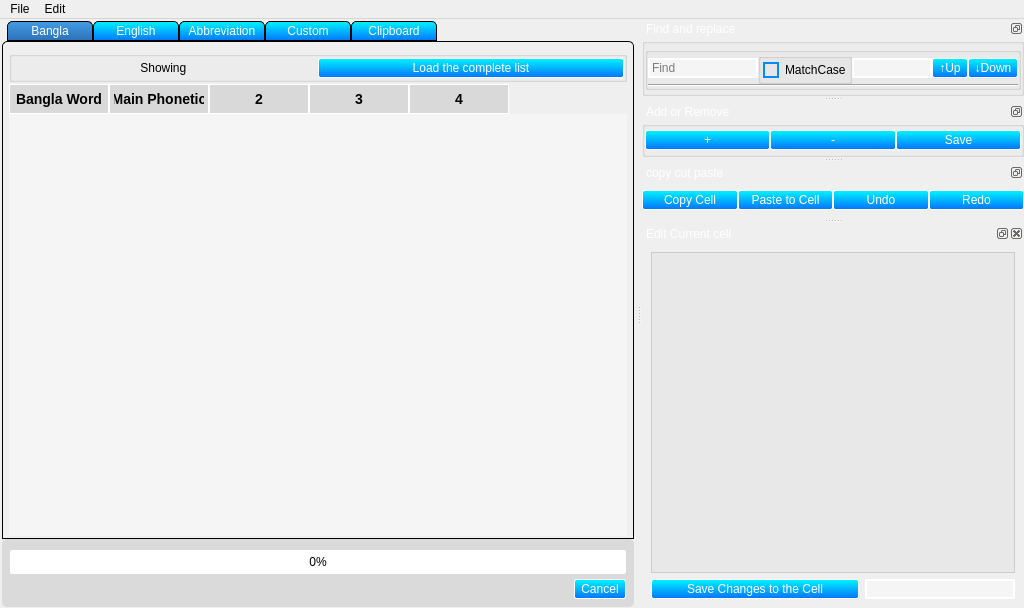
<?xml version="1.0" encoding="UTF-8"?>
<ui version="4.0">
 <class>MainWindow</class>
 <widget class="QMainWindow" name="MainWindow">
  <property name="geometry">
   <rect>
    <x>0</x>
    <y>0</y>
    <width>1024</width>
    <height>608</height>
   </rect>
  </property>
  <property name="windowTitle">
   <string>Word manager</string>
  </property>
  <property name="styleSheet">
   <string notr="true">QTableWidget {
    background-color: rgb(1, 22, 39);
    selection-background-color: rgb(188, 243, 255);
	color:rgb(255, 255, 255);
	gridline-color:#00695C;
	font: 57 12pt &quot;Hind Siliguri Medium&quot;;
}
QTableWidget::item {
    color: black;
}
QTableWidget::item:hover {
    background-color: #6eb5d5;
    color: white;
}
QTabWidget::pane {
    border: 1px solid #000000;
    border-top-left-radius: 5px;
    border-top-right-radius: 5px;
}
QTabWidget::tab-bar {
    left: 5px;
}

QTabBar::tab {
	background-color:qlineargradient(spread:pad, x1:1, y1:0, x2:1, y2:1, stop:0 rgba(0, 244, 255, 255), stop:1 rgba(3, 115, 255, 255));
    border: 1px solid #000000;
    border-top-left-radius: 5px;
    border-top-right-radius: 5px;
    min-width: 80px;
    padding: 2px;
	color:white
}

QTabBar::tab:selected {
    background-color: QLinearGradient( x1: 0, y1: 0, x2: 0, y2: 1, stop: 0 #429de3, stop: 1 #2d70b8);
	color: rgb(255, 255, 255);
}

QTabBar::tab:hover {
	 background-color: qlineargradient(spread:pad, x1:0.505636, y1:0.221, x2:0.431818, y2:1, stop:0 rgba(89, 255, 255, 255), stop:1 rgba(60, 138, 255, 255));
color:black;
}
QLineEdit {  
	background-color: #f5f5f5;
    color: black;
    border: 2px solid white;
	font: 57 14pt &quot;Hind Siliguri Medium&quot;;
}
QLineEdit:focus {
    border: 2px solid #00bfff;
}
QLineEdit:hover {
	background-color: rgb(224, 237, 244);
}
QHeaderView::section {
	background-color: rgb(105, 171, 216);
    color: white;
    padding-left: 4px;
    border: 1px solid #ffffff;
}
QHeaderView::section:checked {
    background-color: #429de3;
    color: white;
}

QDockWidget {
	background-color: rgb(105, 171, 216);
    color: white;
    font-size: 12px;
    border: 2px solid white;
}

QScrollBar::handle:vertical { 
	background-color: rgb(0, 255, 0);
}

QScrollBar::handle:vertical:pressed {

  background: rgba(0, 0, 0, 0.8);
  border-radius: 6px;
}

QPushButton{
 padding-top:2px;
padding-bottom:2px;
 padding-left:6px;
padding-right:6px;
	font: 10pt &quot;MS Shell Dlg 2l&quot;;
background-color:qlineargradient(spread:pad, x1:1, y1:0, x2:1, y2:1, stop:0 rgba(0, 244, 255, 255), stop:1 rgba(3, 115, 255, 255));

border:1px solid rgb(253, 254, 254);
	color: rgb(255, 255, 255);
border-radius:2px;
}
QPushButton:hover{
color: qlineargradient(spread:pad, x1:0, y1:0, x2:1, y2:1, stop:0 rgba(63, 63, 63, 255), stop:1 rgba(33, 33, 33, 255));
 background-color: qlineargradient(spread:pad, x1:0.505636, y1:0.221, x2:0.431818, y2:1, stop:0 rgba(89, 255, 255, 255), stop:1 rgba(60, 138, 255, 255));

}
QPushButton:pressed{
background-color: qlineargradient(spread:pad, x1:0.767, y1:1, x2:1, y2:0, stop:0 rgba(0, 244, 255, 255), stop:1 rgba(3, 115, 255, 255));
}




QTableWidget {
    background-color: #f5f5f5;
    alternate-background-color: #e6e6e6;
    gridline-color: #cccccc;
    border: none;
    selection-background-color: #cceeff;
    selection-color: #000000;
   	font: 57 12pt &quot;Hind Siliguri Medium&quot;;
}

QHeaderView::section {
    background-color: #d9d9d9;
    color: #000000;
    font-size: 14px;
    font-weight: bold;
    padding: 4px;
}

QTableWidget::item:selected {
    background-color: #cceeff;
    color: #000000;
}





</string>
  </property>
  <widget class="QWidget" name="centralwidget">
   <layout class="QGridLayout" name="gridLayout">
    <property name="leftMargin">
     <number>2</number>
    </property>
    <property name="topMargin">
     <number>2</number>
    </property>
    <property name="rightMargin">
     <number>2</number>
    </property>
    <property name="bottomMargin">
     <number>1</number>
    </property>
    <property name="horizontalSpacing">
     <number>4</number>
    </property>
    <property name="verticalSpacing">
     <number>0</number>
    </property>
    <item row="1" column="0">
     <widget class="QGroupBox" name="ProgressGroupBox">
      <property name="styleSheet">
       <string notr="true">QGroupBox{
background-color: rgb(218, 218, 218);
border-radius:5px;
}
QPushButton{
 padding-top:2px;
padding-bottom:2px;
 padding-left:6px;
padding-right:6px;
	font: 10pt &quot;MS Shell Dlg 2l&quot;;
background-color:qlineargradient(spread:pad, x1:1, y1:0, x2:1, y2:1, stop:0 rgba(0, 244, 255, 255), stop:1 rgba(3, 115, 255, 255));

border:1px solid rgb(253, 254, 254);
	color: rgb(255, 255, 255);
border-radius:2px;
}
QPushButton:hover{
color: qlineargradient(spread:pad, x1:0, y1:0, x2:1, y2:1, stop:0 rgba(63, 63, 63, 255), stop:1 rgba(33, 33, 33, 255));
 background-color: qlineargradient(spread:pad, x1:0.505636, y1:0.221, x2:0.431818, y2:1, stop:0 rgba(89, 255, 255, 255), stop:1 rgba(60, 138, 255, 255));

}
QPushButton:pressed{
background-color: qlineargradient(spread:pad, x1:0.767, y1:1, x2:1, y2:0, stop:0 rgba(0, 244, 255, 255), stop:1 rgba(3, 115, 255, 255));
}</string>
      </property>
      <property name="title">
       <string/>
      </property>
      <layout class="QGridLayout" name="gridLayout_9">
       <property name="leftMargin">
        <number>5</number>
       </property>
       <property name="topMargin">
        <number>5</number>
       </property>
       <property name="rightMargin">
        <number>5</number>
       </property>
       <property name="bottomMargin">
        <number>5</number>
       </property>
       <property name="spacing">
        <number>5</number>
       </property>
       <item row="1" column="2">
        <widget class="QPushButton" name="CancelPushButton">
         <property name="enabled">
          <bool>false</bool>
         </property>
         <property name="text">
          <string>Cancel</string>
         </property>
        </widget>
       </item>
       <item row="1" column="1">
        <spacer name="horizontalSpacer">
         <property name="orientation">
          <enum>Qt::Horizontal</enum>
         </property>
         <property name="sizeHint" stdset="0">
          <size>
           <width>40</width>
           <height>20</height>
          </size>
         </property>
        </spacer>
       </item>
       <item row="1" column="0">
        <widget class="QLabel" name="Progresslabel">
         <property name="styleSheet">
          <string notr="true">color: rgb(0, 0, 0);
font: 57 9pt &quot;Hind Siliguri Medium&quot;, &quot;Kalpurush&quot;;
</string>
         </property>
         <property name="text">
          <string/>
         </property>
        </widget>
       </item>
       <item row="0" column="0" colspan="3">
        <widget class="QProgressBar" name="progressBar">
         <property name="styleSheet">
          <string notr="true">QProgressBar{
	border:1px solid white;
	border-radius: 2px;
	color: Black;
}
QProgressBar::chunk {
	background-color: qlineargradient(spread:pad, x1:0, y1:0, x2:0, y2:1, stop:0 rgba(0, 242, 255, 255), stop:1 rgba(27, 126, 255, 255));
	border-radius :6px;
}
</string>
         </property>
         <property name="value">
          <number>0</number>
         </property>
         <property name="alignment">
          <set>Qt::AlignCenter</set>
         </property>
        </widget>
       </item>
      </layout>
     </widget>
    </item>
    <item row="0" column="0">
     <widget class="QTabWidget" name="tabWidget">
      <property name="enabled">
       <bool>true</bool>
      </property>
      <property name="styleSheet">
       <string notr="true"/>
      </property>
      <property name="currentIndex">
       <number>0</number>
      </property>
      <widget class="QWidget" name="tab">
       <attribute name="title">
        <string>Bangla</string>
       </attribute>
       <layout class="QGridLayout" name="gridLayout_2">
        <property name="leftMargin">
         <number>6</number>
        </property>
        <property name="topMargin">
         <number>9</number>
        </property>
        <property name="rightMargin">
         <number>6</number>
        </property>
        <property name="bottomMargin">
         <number>2</number>
        </property>
        <property name="spacing">
         <number>2</number>
        </property>
        <item row="2" column="0" colspan="2">
         <widget class="QTableWidget" name="tableWidget">
          <property name="enabled">
           <bool>true</bool>
          </property>
          <property name="accessibleName">
           <string notr="true"/>
          </property>
          <property name="styleSheet">
           <string notr="true"/>
          </property>
          <column>
           <property name="text">
            <string>Bangla Word</string>
           </property>
          </column>
          <column>
           <property name="text">
            <string>Main Phonetic</string>
           </property>
          </column>
          <column>
           <property name="text">
            <string>2</string>
           </property>
          </column>
          <column>
           <property name="text">
            <string>3</string>
           </property>
          </column>
          <column>
           <property name="text">
            <string>4</string>
           </property>
          </column>
         </widget>
        </item>
        <item row="1" column="0" colspan="2">
         <widget class="QGroupBox" name="groupBox_6">
          <property name="minimumSize">
           <size>
            <width>0</width>
            <height>28</height>
           </size>
          </property>
          <property name="title">
           <string/>
          </property>
          <layout class="QHBoxLayout" name="horizontalLayout_4">
           <property name="spacing">
            <number>0</number>
           </property>
           <property name="leftMargin">
            <number>0</number>
           </property>
           <property name="topMargin">
            <number>0</number>
           </property>
           <property name="rightMargin">
            <number>0</number>
           </property>
           <property name="bottomMargin">
            <number>0</number>
           </property>
           <item>
            <widget class="QLabel" name="banglaLabel">
             <property name="text">
              <string>Showing </string>
             </property>
             <property name="alignment">
              <set>Qt::AlignCenter</set>
             </property>
            </widget>
           </item>
           <item>
            <widget class="QPushButton" name="LoadBanglaListPushBtn">
             <property name="text">
              <string>Load the complete list</string>
             </property>
            </widget>
           </item>
          </layout>
         </widget>
        </item>
       </layout>
      </widget>
      <widget class="QWidget" name="tab_2">
       <attribute name="title">
        <string>English</string>
       </attribute>
       <layout class="QGridLayout" name="gridLayout_3">
        <item row="1" column="0">
         <widget class="QTableWidget" name="EnglishTableWidget">
          <column>
           <property name="text">
            <string>Words</string>
           </property>
          </column>
          <column>
           <property name="text">
            <string>Abbreviation</string>
           </property>
          </column>
          <column>
           <property name="text">
            <string>2</string>
           </property>
          </column>
          <column>
           <property name="text">
            <string>3</string>
           </property>
          </column>
          <column>
           <property name="text">
            <string>4</string>
           </property>
          </column>
         </widget>
        </item>
        <item row="0" column="0">
         <widget class="QGroupBox" name="groupBox_7">
          <property name="minimumSize">
           <size>
            <width>0</width>
            <height>17</height>
           </size>
          </property>
          <property name="title">
           <string/>
          </property>
          <layout class="QHBoxLayout" name="horizontalLayout_5">
           <property name="spacing">
            <number>0</number>
           </property>
           <property name="leftMargin">
            <number>0</number>
           </property>
           <property name="topMargin">
            <number>0</number>
           </property>
           <property name="rightMargin">
            <number>0</number>
           </property>
           <property name="bottomMargin">
            <number>0</number>
           </property>
           <item>
            <widget class="QLabel" name="EnglishLabel">
             <property name="text">
              <string/>
             </property>
            </widget>
           </item>
           <item>
            <widget class="QPushButton" name="LoadEnglishPushButton">
             <property name="text">
              <string>Load the complete list</string>
             </property>
            </widget>
           </item>
          </layout>
         </widget>
        </item>
       </layout>
      </widget>
      <widget class="QWidget" name="tab_3">
       <attribute name="title">
        <string>Abbreviation</string>
       </attribute>
       <layout class="QGridLayout" name="gridLayout_4">
        <item row="1" column="0" colspan="3">
         <widget class="QTableWidget" name="tableWidget_3">
          <column>
           <property name="text">
            <string>Abbreviations</string>
           </property>
          </column>
          <column>
           <property name="text">
            <string>Full Versions</string>
           </property>
          </column>
         </widget>
        </item>
       </layout>
      </widget>
      <widget class="QWidget" name="tab_5">
       <attribute name="title">
        <string>Custom</string>
       </attribute>
       <layout class="QGridLayout" name="gridLayout_10">
        <item row="0" column="0">
         <widget class="QTableWidget" name="CustomTableWidget">
          <column>
           <property name="text">
            <string>Custom</string>
           </property>
          </column>
         </widget>
        </item>
       </layout>
      </widget>
      <widget class="QWidget" name="tab_6">
       <attribute name="title">
        <string>Clipboard</string>
       </attribute>
       <layout class="QGridLayout" name="gridLayout_11">
        <item row="1" column="0">
         <widget class="QTableWidget" name="ClipBoardtableWidget">
          <column>
           <property name="text">
            <string>Time</string>
           </property>
          </column>
          <column>
           <property name="text">
            <string>Content</string>
           </property>
          </column>
         </widget>
        </item>
        <item row="0" column="0">
         <widget class="QLabel" name="label">
          <property name="text">
           <string>Press Alt + v to paste the previous clipboard</string>
          </property>
         </widget>
        </item>
       </layout>
      </widget>
     </widget>
    </item>
   </layout>
  </widget>
  <widget class="QMenuBar" name="menuBar">
   <property name="geometry">
    <rect>
     <x>0</x>
     <y>0</y>
     <width>1024</width>
     <height>21</height>
    </rect>
   </property>
   <widget class="QMenu" name="menuFile">
    <property name="title">
     <string>File</string>
    </property>
    <addaction name="actionOpen"/>
    <addaction name="actionSave"/>
    <addaction name="actionSave_as"/>
    <addaction name="actionMerge_Dictionary"/>
   </widget>
   <widget class="QMenu" name="menuEdit">
    <property name="title">
     <string>Edit</string>
    </property>
    <addaction name="actionUndo"/>
    <addaction name="actionRedo"/>
    <addaction name="actionAdd"/>
    <addaction name="actionRemove"/>
    <addaction name="actionShowTextEditor"/>
    <addaction name="actionClear_Undo_List"/>
    <addaction name="actionTestBanglishAlgo"/>
   </widget>
   <addaction name="menuFile"/>
   <addaction name="menuEdit"/>
  </widget>
  <widget class="QDockWidget" name="dockWidget">
   <property name="minimumSize">
    <size>
     <width>304</width>
     <height>77</height>
    </size>
   </property>
   <property name="maximumSize">
    <size>
     <width>524287</width>
     <height>77</height>
    </size>
   </property>
   <property name="features">
    <set>QDockWidget::DockWidgetFloatable|QDockWidget::DockWidgetMovable</set>
   </property>
   <property name="windowTitle">
    <string>Find and replace</string>
   </property>
   <attribute name="dockWidgetArea">
    <number>2</number>
   </attribute>
   <widget class="QWidget" name="dockWidgetContents">
    <layout class="QVBoxLayout" name="verticalLayout_2">
     <property name="leftMargin">
      <number>0</number>
     </property>
     <property name="topMargin">
      <number>0</number>
     </property>
     <property name="rightMargin">
      <number>0</number>
     </property>
     <property name="bottomMargin">
      <number>0</number>
     </property>
     <item>
      <widget class="QGroupBox" name="groupBox_2">
       <property name="maximumSize">
        <size>
         <width>16777215</width>
         <height>1000</height>
        </size>
       </property>
       <property name="title">
        <string/>
       </property>
       <layout class="QGridLayout" name="gridLayout_7">
        <property name="leftMargin">
         <number>0</number>
        </property>
        <property name="topMargin">
         <number>0</number>
        </property>
        <property name="rightMargin">
         <number>0</number>
        </property>
        <property name="bottomMargin">
         <number>0</number>
        </property>
        <property name="spacing">
         <number>0</number>
        </property>
        <item row="0" column="0">
         <widget class="QGroupBox" name="groupBox">
          <property name="maximumSize">
           <size>
            <width>16777215</width>
            <height>200</height>
           </size>
          </property>
          <property name="title">
           <string/>
          </property>
          <layout class="QGridLayout" name="gridLayout_5">
           <property name="leftMargin">
            <number>0</number>
           </property>
           <property name="topMargin">
            <number>0</number>
           </property>
           <property name="rightMargin">
            <number>0</number>
           </property>
           <property name="bottomMargin">
            <number>0</number>
           </property>
           <property name="spacing">
            <number>0</number>
           </property>
           <item row="0" column="1">
            <widget class="QGroupBox" name="groupBox_4">
             <property name="minimumSize">
              <size>
               <width>85</width>
               <height>0</height>
              </size>
             </property>
             <property name="title">
              <string/>
             </property>
             <layout class="QVBoxLayout" name="verticalLayout_3">
              <property name="spacing">
               <number>0</number>
              </property>
              <property name="leftMargin">
               <number>2</number>
              </property>
              <property name="topMargin">
               <number>0</number>
              </property>
              <property name="rightMargin">
               <number>2</number>
              </property>
              <property name="bottomMargin">
               <number>0</number>
              </property>
              <item>
               <widget class="QCheckBox" name="MatchCaseCheckBox">
                <property name="minimumSize">
                 <size>
                  <width>0</width>
                  <height>18</height>
                 </size>
                </property>
                <property name="styleSheet">
                 <string notr="true">QCheckBox {
 background: transparent;
}

QCheckBox:disabled {
  background-color: #d3d3d3;
  border: 1px solid #808080;
  color: #808080;
}

QCheckBox::indicator {
  width: 12px;
  height: 12px;
	border: 2px solid rgb(2, 139, 255);
}

QCheckBox::indicator:unchecked {
  image: url(:/images/unchecked.png);
}

QCheckBox::indicator:unchecked:hover {
  image: url(:/images/unchecked_hover.png);
	background-color: rgb(0, 227, 255);
	 width: 14px;
  height: 14px;
}

QCheckBox::indicator:checked {
border: 2px solid green;
 image: url(Tic_seign.png);
}

QCheckBox::indicator:checked:hover {
  image: url(Tic_seign.png);
 width: 14px;
  height: 14px;
}
</string>
                </property>
                <property name="text">
                 <string>MatchCase</string>
                </property>
               </widget>
              </item>
             </layout>
            </widget>
           </item>
           <item row="0" column="0">
            <widget class="QLineEdit" name="lineEdit">
             <property name="minimumSize">
              <size>
               <width>0</width>
               <height>20</height>
              </size>
             </property>
             <property name="styleSheet">
              <string notr="true"/>
             </property>
             <property name="placeholderText">
              <string>Find</string>
             </property>
            </widget>
           </item>
           <item row="0" column="2">
            <widget class="QLineEdit" name="MatchedNumberLineEdit">
             <property name="maximumSize">
              <size>
               <width>80</width>
               <height>16777215</height>
              </size>
             </property>
            </widget>
           </item>
           <item row="0" column="4">
            <widget class="QPushButton" name="DownPushButton">
             <property name="maximumSize">
              <size>
               <width>50</width>
               <height>16777215</height>
              </size>
             </property>
             <property name="text">
              <string>↓Down</string>
             </property>
            </widget>
           </item>
           <item row="0" column="3">
            <widget class="QPushButton" name="UpPushButton">
             <property name="maximumSize">
              <size>
               <width>50</width>
               <height>16777215</height>
              </size>
             </property>
             <property name="text">
              <string>↑Up</string>
             </property>
            </widget>
           </item>
           <item row="1" column="0" colspan="5">
            <widget class="Line" name="line_2">
             <property name="orientation">
              <enum>Qt::Horizontal</enum>
             </property>
            </widget>
           </item>
          </layout>
         </widget>
        </item>
        <item row="0" column="1">
         <widget class="Line" name="line">
          <property name="orientation">
           <enum>Qt::Horizontal</enum>
          </property>
         </widget>
        </item>
       </layout>
      </widget>
     </item>
    </layout>
   </widget>
  </widget>
  <widget class="QDockWidget" name="dockWidget_6">
   <property name="minimumSize">
    <size>
     <width>200</width>
     <height>52</height>
    </size>
   </property>
   <property name="maximumSize">
    <size>
     <width>524287</width>
     <height>55</height>
    </size>
   </property>
   <property name="features">
    <set>QDockWidget::DockWidgetFloatable|QDockWidget::DockWidgetMovable</set>
   </property>
   <property name="windowTitle">
    <string>Add or Remove </string>
   </property>
   <attribute name="dockWidgetArea">
    <number>2</number>
   </attribute>
   <widget class="QWidget" name="dockWidgetContents_6">
    <layout class="QVBoxLayout" name="verticalLayout">
     <property name="spacing">
      <number>0</number>
     </property>
     <property name="leftMargin">
      <number>0</number>
     </property>
     <property name="topMargin">
      <number>0</number>
     </property>
     <property name="rightMargin">
      <number>0</number>
     </property>
     <property name="bottomMargin">
      <number>0</number>
     </property>
     <item>
      <widget class="QGroupBox" name="groupBox_3">
       <property name="title">
        <string/>
       </property>
       <layout class="QHBoxLayout" name="horizontalLayout">
        <property name="spacing">
         <number>0</number>
        </property>
        <property name="leftMargin">
         <number>0</number>
        </property>
        <property name="topMargin">
         <number>0</number>
        </property>
        <property name="rightMargin">
         <number>0</number>
        </property>
        <property name="bottomMargin">
         <number>0</number>
        </property>
        <item>
         <widget class="QPushButton" name="AddPushButton">
          <property name="text">
           <string>+</string>
          </property>
         </widget>
        </item>
        <item>
         <widget class="QPushButton" name="RemovePushButton">
          <property name="styleSheet">
           <string notr="true"/>
          </property>
          <property name="text">
           <string>-</string>
          </property>
         </widget>
        </item>
        <item>
         <widget class="QPushButton" name="SavePushButton">
          <property name="styleSheet">
           <string notr="true"/>
          </property>
          <property name="text">
           <string>Save</string>
          </property>
         </widget>
        </item>
       </layout>
      </widget>
     </item>
    </layout>
   </widget>
  </widget>
  <widget class="QDockWidget" name="dockWidget_8">
   <property name="minimumSize">
    <size>
     <width>296</width>
     <height>55</height>
    </size>
   </property>
   <property name="maximumSize">
    <size>
     <width>524287</width>
     <height>55</height>
    </size>
   </property>
   <property name="styleSheet">
    <string notr="true"/>
   </property>
   <property name="features">
    <set>QDockWidget::DockWidgetFloatable|QDockWidget::DockWidgetMovable</set>
   </property>
   <property name="windowTitle">
    <string>copy cut paste</string>
   </property>
   <attribute name="dockWidgetArea">
    <number>2</number>
   </attribute>
   <widget class="QWidget" name="dockWidgetContents_8">
    <layout class="QHBoxLayout" name="horizontalLayout_2">
     <property name="spacing">
      <number>0</number>
     </property>
     <property name="leftMargin">
      <number>0</number>
     </property>
     <property name="topMargin">
      <number>0</number>
     </property>
     <property name="rightMargin">
      <number>0</number>
     </property>
     <property name="bottomMargin">
      <number>0</number>
     </property>
     <item>
      <widget class="QPushButton" name="CopyPushButton">
       <property name="styleSheet">
        <string notr="true"/>
       </property>
       <property name="text">
        <string>Copy Cell</string>
       </property>
      </widget>
     </item>
     <item>
      <widget class="QPushButton" name="PastePushButton">
       <property name="styleSheet">
        <string notr="true"/>
       </property>
       <property name="text">
        <string>Paste to Cell</string>
       </property>
      </widget>
     </item>
     <item>
      <widget class="QPushButton" name="UndoPushButton">
       <property name="text">
        <string>Undo</string>
       </property>
      </widget>
     </item>
     <item>
      <widget class="QPushButton" name="RedoPushButton">
       <property name="text">
        <string>Redo</string>
       </property>
      </widget>
     </item>
    </layout>
   </widget>
  </widget>
  <widget class="QDockWidget" name="dockWidget_2">
   <property name="windowTitle">
    <string notr="true">Edit Current cell</string>
   </property>
   <attribute name="dockWidgetArea">
    <number>2</number>
   </attribute>
   <widget class="QWidget" name="dockWidgetContents_2">
    <layout class="QGridLayout" name="gridLayout_8">
     <item row="1" column="0">
      <widget class="QPushButton" name="SaveChangesPushButton">
       <property name="text">
        <string>Save Changes to the Cell</string>
       </property>
      </widget>
     </item>
     <item row="1" column="1">
      <widget class="QLineEdit" name="RowColumnLineEdit">
       <property name="maximumSize">
        <size>
         <width>150</width>
         <height>16777215</height>
        </size>
       </property>
       <property name="readOnly">
        <bool>true</bool>
       </property>
      </widget>
     </item>
     <item row="0" column="0" colspan="2">
      <widget class="QPlainTextEdit" name="plainTextEdit">
       <property name="styleSheet">
        <string notr="true">QPlainTextEdit {
  background-color: #fff;
	background-color: rgb(232, 232, 232);
  color: #000;
  font: &quot;SolaimanLipi&quot;;
	font-size: 16px;
  border: 1px solid #ccc;
  padding: 5px;
}

QPlainTextEdit:focus {
  outline: none;
  border: 1px solid #5d9cec;
}

QPlainTextEdit::selection {
  background-color: #5d9cec;
  color: #fff;
}

QPlainTextEdit::cursor {
  width: 2px;
  background-color: #000;
}

QScrollBar:vertical {
  width: 10px;
  background-color: #f2f2f2;
  margin: 0px 0px 0px 0px;
}

QScrollBar::handle:vertical {
  background-color: #5d9cec;
  min-height: 20px;
}

QScrollBar::add-line:vertical {
  height: 0px;
}

QScrollBar::sub-line:vertical {
  height: 0px;
}</string>
       </property>
       <property name="plainText">
        <string/>
       </property>
       <property name="cursorWidth">
        <number>1</number>
       </property>
      </widget>
     </item>
    </layout>
   </widget>
  </widget>
  <action name="actionOpen">
   <property name="text">
    <string>Open</string>
   </property>
  </action>
  <action name="actionUndo">
   <property name="text">
    <string>Undo</string>
   </property>
   <property name="shortcut">
    <string>Ctrl+Z</string>
   </property>
  </action>
  <action name="actionRedo">
   <property name="text">
    <string>Redo</string>
   </property>
   <property name="shortcut">
    <string>Ctrl+Y</string>
   </property>
  </action>
  <action name="actionAdd">
   <property name="text">
    <string>Add</string>
   </property>
  </action>
  <action name="actionRemove">
   <property name="text">
    <string>Remove</string>
   </property>
  </action>
  <action name="actionSave">
   <property name="text">
    <string>Save</string>
   </property>
  </action>
  <action name="actionSave_as">
   <property name="text">
    <string>Save as</string>
   </property>
  </action>
  <action name="actionShowTextEditor">
   <property name="text">
    <string>Text Editor</string>
   </property>
  </action>
  <action name="actionAdd_Words_from_file">
   <property name="text">
    <string>Add Words from file</string>
   </property>
  </action>
  <action name="actionReload">
   <property name="text">
    <string>Reload</string>
   </property>
  </action>
  <action name="actionClear_Undo_List">
   <property name="text">
    <string>Clear Undo List</string>
   </property>
  </action>
  <action name="actionGetUniqueTable">
   <property name="text">
    <string>GetUniqueTable</string>
   </property>
  </action>
  <action name="actionTestBanglishAlgo">
   <property name="text">
    <string>TestBanglishAlgo</string>
   </property>
  </action>
  <action name="actionMerge_Dictionary">
   <property name="text">
    <string>Merge Dictionary</string>
   </property>
  </action>
 </widget>
 <resources/>
 <connections/>
</ui>
